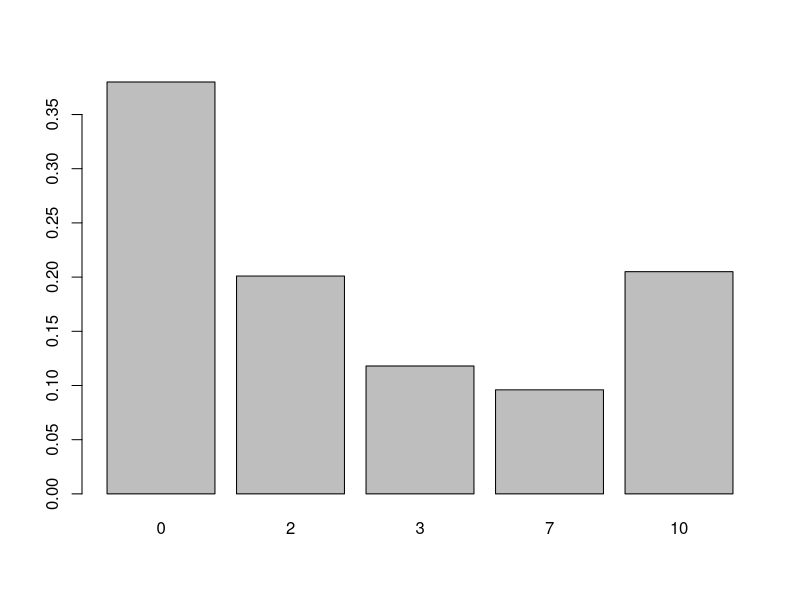
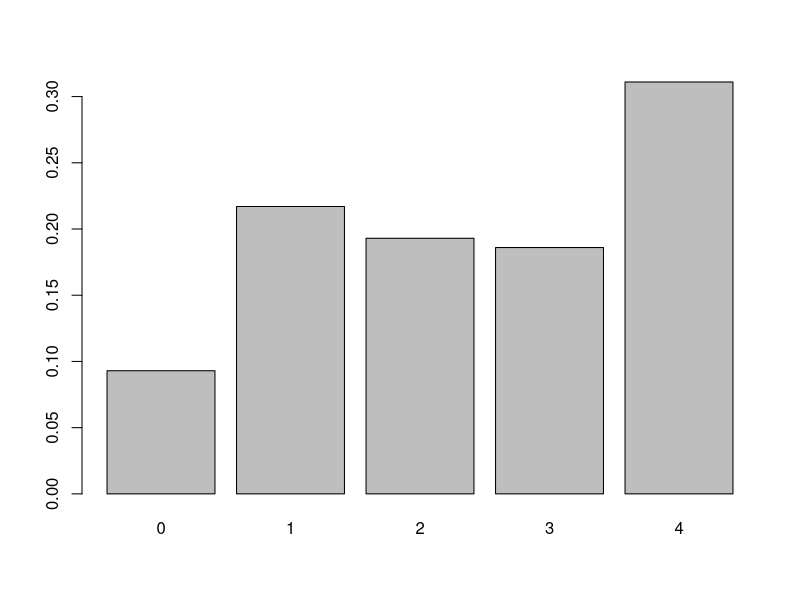
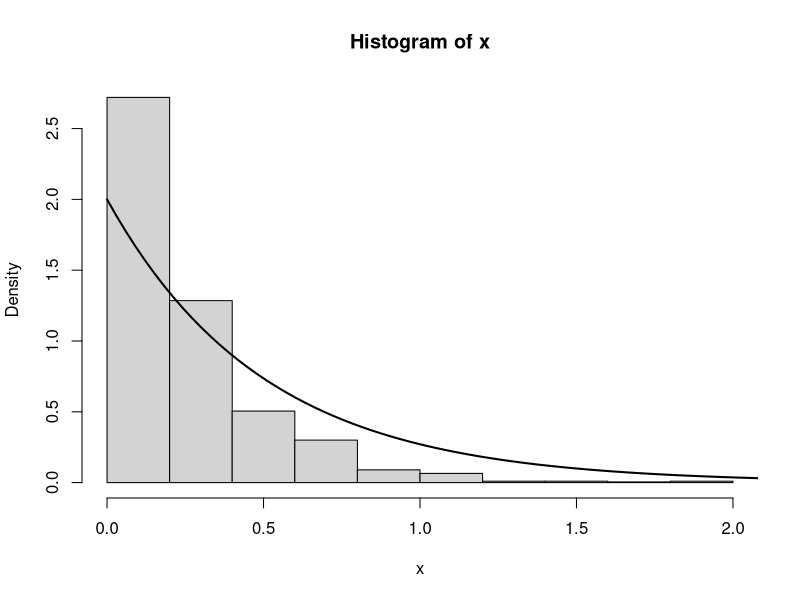
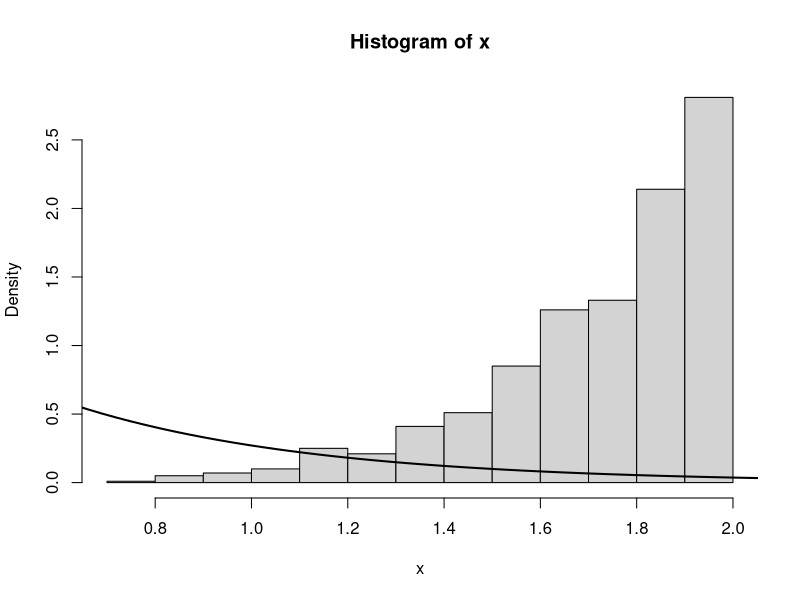
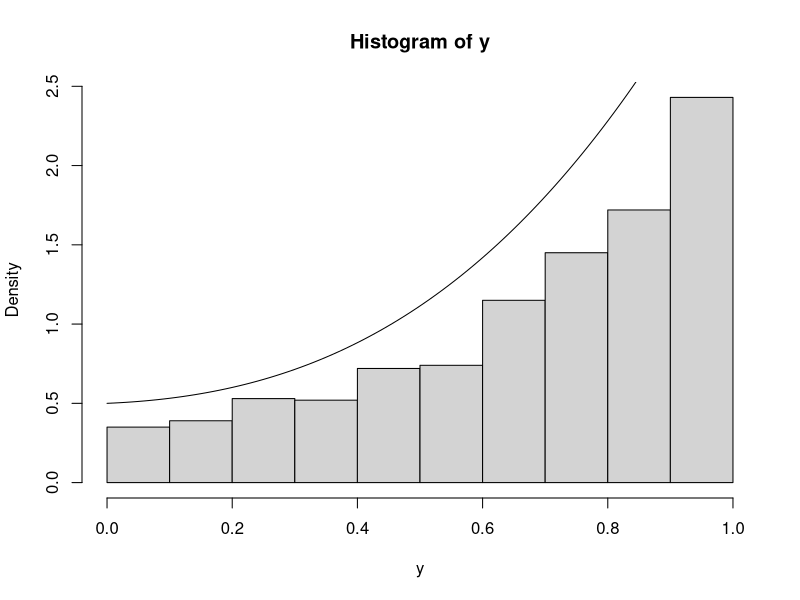

Here is the R script that generated these plots, in order:
## ---- chunk 1
# fungsi nuntuk menghasilkan sampel dari distribusi diskrit
discrete_inverse_sampling <- function(prob) {
  # angka acak U dari distribusi uniform [0, 1]
  U = runif(1)  

  # memeriksa apakah U kurang dari atau sama dengan prob[1]
  if (U <= prob[1]) {
    return(1)  # mengembalikan nilai 1 jika kondisi terpenuhi
  }

  # oop melalui probabilitas dan mencari rentang di mana U berada
  for (state in 2:length(prob)) {
    if (sum(prob[1:(state-1)]) < U && U <= sum(prob[1:state])) {
      return(state)  # mengembalikan nilai state jika kondisi terpenuhi
    }
  }
}

# sampel
n = 1000

# probabilitas distribusi diskrit
prob = c(0.4, 0.2, 0.1, 0.1, 0.2)
names(prob) = c("0", "2", "3", "7", "10")

# membuat vektor untuk menyimpan hasil sampel
samples = runif(n)

# melakukan inverse sampling untuk menghasilkan sampel sebanyak num_samples
for (i in seq_len(n)) {
  samples[i] = discrete_inverse_sampling(prob)
}

# menghitung probabilitas empiris dari sampel yang dihasilkan
sim_prob = table(samples) / sum(table(samples))

# memberikan nama pada probabilitas empiris
names(sim_prob) = c("0", "2", "3", "7", "10")

# menampilkan barplot dari probabilitas empiris
barplot(sim_prob)

## ---- chunk 2
# sampel
n <- 1000

# probabilitas distribusi diskrit
prob <- c(0.1, 0.2, 0.2, 0.2, 0.3)
names(prob) <- c("0", "1", "2", "3", "4")

# membuat vektor untuk menyimpan hasil sampel
samples <- runif(n)

# melakukan inverse sampling untuk menghasilkan sampel sebanyak num_samples
for (i in seq_len(n)) {
  samples[i] <- discrete_inverse_sampling(prob)
}

# menghitung probabilitas empiris dari sampel yang dihasilkan
sim_prob <- table(samples) / sum(table(samples))

# memberikan nama pada probabilitas empiris
names(sim_prob) <- c("0", "1", "2", "3", "4")

# menampilkan barplot dari probabilitas empiris
barplot(sim_prob)

## ---- chunk 3
# sampel
n = 1000

# menghasilkan n angka acak dari distribusi uniform [0, 1]
u = runif(n)

# Menggunakan inverse transform sampling untuk menghasilkan variabel acak eksponensial, variabel acak eksponensial dihasilkan dengan parameter rate (laju) = 4
x =  -log(1-u)/4

# membuat histogram dari variabel acak x
hist(x, freq=F, xlab = 'x')

# membuat kurva distribusi eksponensial dengan parameter rate = 2 dan menambahkannya ke plot histogram sebelumnya (add = T)
curve(dexp(x, rate=2), 0, 3, lwd=2, xlab = "", ylab = "", add = T)

## ---- chunk 4
n = 1000
u = runif(n)
x = (64*u)**(1/6) # menggunakan transformasi untuk menghasilkan sampel dari distribusi yang diberikan
x = (64*u)^(1/6)


hist(x, freq=F, xlab = 'x')
curve(dexp(x, rate=2) , 0, 3, lwd=2, xlab = "", ylab = "", add = T)
## ---- chunk 5
# sampel
n = 1000

# inisialisasi variabel j dan k
j = k = 0

# vektor kosong y untuk menyimpan sampel yang diterima
y = numeric(n)

# loop
while (k < n) {
  # menghasilkan angka acak u dari distribusi uniform [0, 1]
  u = runif(1)
  
  # menambahkan 1 ke j
  j = j + 1
  
  # menghasilkan angka acak x dari distribusi uniform [0, 1]
  x = runif(1)
  
  # memeriksa apakah x diterima berdasarkan perbandingan dengan fungsi proporsi
  if (u < (((3/2) * (x^3)) + ((11/8) * (x^2)) + ((1/6) * x) + (1/2)) / (3.5 * dunif(x, 0, 1))) {
    # Jika x diterima, tambahkan 1 ke k dan simpan x di dalam vektor y
    k = k + 1
    y[k] = x
  }
}

# histogram
hist(y, prob = TRUE)

# membuat kurva teoritis yang digunakan dalam perbandingan
sbx <- seq(0, 1, 0.01)
lines(sbx, ((3/2) * (sbx^3)) + ((11/8) * (sbx^2)) + ((1/6) * sbx) + (1/2))

